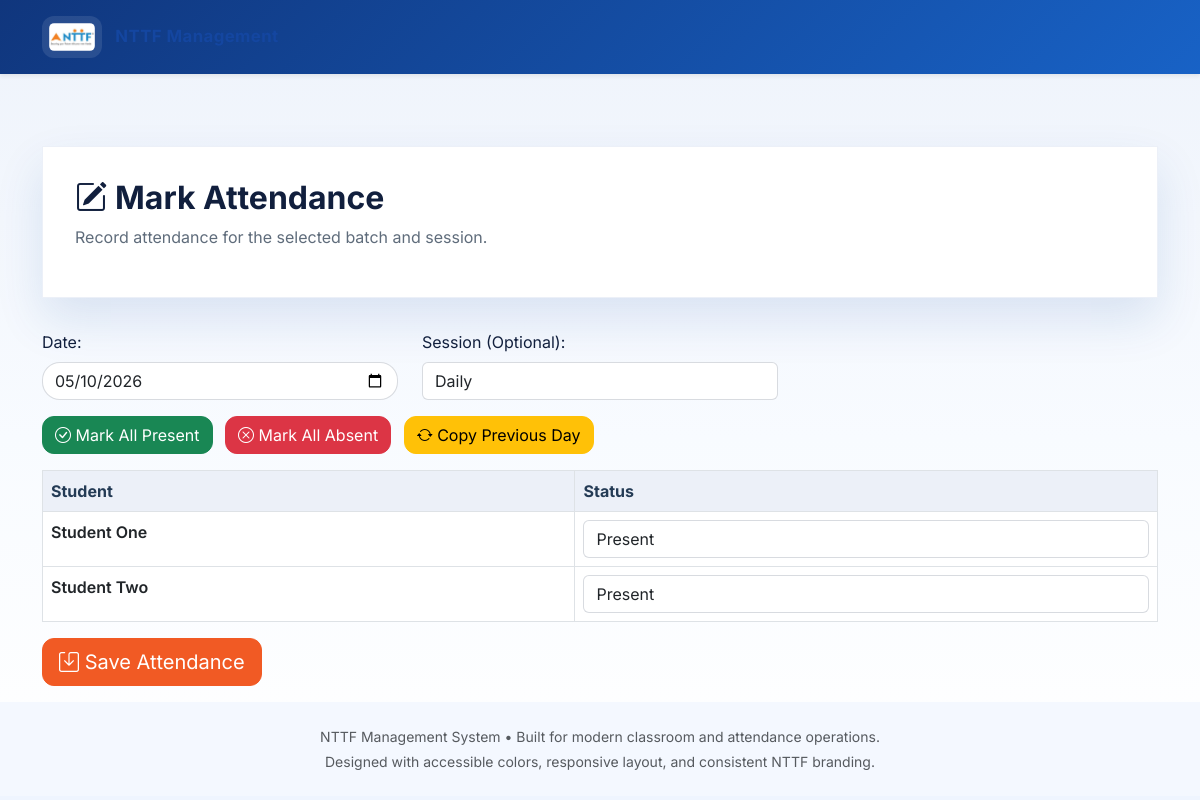
The app's page /attendance/mark/1 (signed in) with its own data.
### tables this page shows
CREATE TABLE Students (
            id INTEGER PRIMARY KEY AUTOINCREMENT,
            user_id INTEGER UNIQUE,
            name TEXT NOT NULL,
            email TEXT,
            batch_id INTEGER,
            FOREIGN KEY (user_id) REFERENCES Users(id),
            FOREIGN KEY (batch_id) REFERENCES Batches(id)
        );

### app.py (the view)
    def wrapper(*args, **kwargs):
        if 'user_id' not in session or session.get('role') not in ['admin', 'faculty']:
            flash('Faculty access required')
            return redirect(url_for('dashboard'))
        return f(*args, **kwargs)

### app.py (called while the page is built, shortened)
def faculty_required(f):
    def wrapper(*args, **kwargs):
        if 'user_id' not in session or session.get('role') not in ['admin', 'faculty']:
            flash('Faculty access required')
            return redirect(url_for('dashboard'))
        return f(*args, **kwargs)
    wrapper.__name__ = f.__name__
    return wrapper

@app.route('/attendance/mark/<int:batch_id>', methods=['GET', 'POST'])
@faculty_required
def mark_attendance(batch_id):
    date_str = request.args.get('date', datetime.now().strftime('%Y-%m-%d'))
    date = datetime.strptime(date_str, '%Y-%m-%d').date()
    session_id = request.args.get('session', None)
    if session_id:
        session_id = int(session_id)
    students = get_students(batch_id)
    existing_attendance = get_attendance(batch_id, date, session_id)
    attendance_dict = {a.student_id: a.status for a in existing_attendance}
    timeslots = get_timeslots()
    return render_template('mark_attendance.html', students=students, attendance=attendance_dict, date=date_str, session_id=session_id, timeslots=timeslots, batch_id=batch_id, user=session)

### db.py (called while the page is built)
def get_db_connection():
    db_path = os.getenv('DATABASE_URL', 'roombooking.db')
    return sqlite3.connect(db_path)

### models.py (called while the page is built)
def get_timeslots():
    conn = get_db_connection()
    cursor = conn.cursor()
    cursor.execute("SELECT id, day, period FROM TimeSlots")
    timeslots_data = cursor.fetchall()
    cursor.close()
    conn.close()
    return [TimeSlot(id=ts[0], day=ts[1], period=ts[2]) for ts in timeslots_data]

def get_students(batch_id=None):
    conn = get_db_connection()
    cursor = conn.cursor()
    if batch_id:
        cursor.execute("""
            SELECT s.id, s.user_id, s.name, s.email, s.batch_id
            FROM Students s
            WHERE s.batch_id = ?
        """, (batch_id,))
    else:
        cursor.execute("""
            SELECT s.id, s.user_id, s.name, s.email, s.batch_id
            FROM Students s
        """)
    students_data = cursor.fetchall()
    cursor.close()
    conn.close()
    return [Student(id=s[0], user_id=s[1], name=s[2], email=s[3], batch_id=s[4]) for s in students_data]

### templates/mark_attendance.html (shortened to what this page needs)
{% extends 'base.html' %}
{% block content %}
<div class="container mt-4">
    <div class="page-header">
        <h1 class="page-title"><i class="bi bi-pencil-square me-2"></i>Mark Attendance</h1>
        <p class="page-subtitle">Record attendance for the selected batch and session.</p>
    </div>
    <form method="GET" class="mb-3">
        <div class="row gy-3">
            <div class="col-md-4">
                <label for="date" class="form-label">Date:</label>
                <input type="date" id="date" name="date" value="{{ date }}" class="form-control" onchange="this.form.submit()">
            </div>
            <div class="col-md-4">
                <label for="session" class="form-label">Session (Optional):</label>
                <select id="session" name="session" class="form-select" onchange="this.form.submit()">
                    <option value="">Daily</option>
                </select>
            </div>
        </div>
    </form>
    <form method="POST">
        <div class="mb-3">
            <button type="submit" name="action" value="mark_all_present" class="btn btn-success me-2">
                <i class="bi bi-check-circle"></i> Mark All Present
            </button>
            <button type="submit" name="action" value="mark_all_absent" class="btn btn-danger me-2">
                <i class="bi bi-x-circle"></i> Mark All Absent
            </button>
            <button type="submit" name="action" value="copy_previous" class="btn btn-warning">
                <i class="bi bi-arrow-repeat"></i> Copy Previous Day
            </button>
        </div>
        <div class="table-responsive">
            <table class="table table-bordered">
                <thead class="sticky-header">
                    <tr>
                        <th>Student</th>
                        <th>Status</th>
                    </tr>
                </thead>
                <tbody>
                    {% for student in students %}
                    <tr>
                        <td>{{ student.name }}</td>
                        <td>
                            <select name="status_{{ student.id }}" class="form-select status-select" data-student-id="{{ student.id }}">
                                <option value="present" {% if attendance.get(student.id) == 'present' %}selected{% endif %}>Present</option>
                            </select>
                        </td>
                    </tr>
                    {% endfor %}
                </tbody>
            </table>
        </div>
        <button type="submit" class="btn btn-primary btn-lg">
            <i class="bi bi-save"></i> Save Attendance
        </button>
    </form>
</div>
{% endblock %}

### static/css/style.css (style rules this page uses)
:root { --brand-blue: #1446a0; --brand-blue-strong: #0d3a82; --brand-orange: #f15a24; --brand-surface: #ffffff; --brand-surface-alt: #f5f8ff; --brand-slate: #243b55; --brand-text: #111f3d; --brand-muted: #5f6c7b; --brand-shadow: 0 22px 45px rgba(20, 70, 160, 0.12); }
* { box-sizing: border-box; }
html, body { min-height: 100%; margin: 0; font-family: 'Inter', sans-serif; background: #eff5ff; color: var(--brand-text); }
body { background: linear-gradient(180deg, #eef3fb 0%, #f8fbff 55%, #ffffff 100%); }
button, .btn { border-radius: 12px; }
.card, .feature-card, .login-card, .form-control, .table { border-radius: 18px; }
.page-header { background: white; padding: 2rem; border: 1px solid rgba(20, 70, 160, 0.08); margin-bottom: 2rem; box-shadow: var(--brand-shadow); }
.page-header h1 { font-size: 2rem; font-weight: 700; }
.sticky-header { position: sticky; top: 0; z-index: 10; background: white; }
.page-subtitle { color: var(--brand-muted); margin-top: 0.5rem; }
.form-control, .form-select { box-shadow: none; border: 1px solid rgba(17, 31, 61, 0.16); background: #fff; }
.btn-primary { background: var(--brand-orange); border-color: var(--brand-orange); }
.table { background: white; }
.table thead th { background: rgba(20, 70, 160, 0.08); color: var(--brand-slate); border-bottom: none; }
.table tbody tr { border-radius: 14px; }
.status-present { color: #1f8a3e; font-weight: 600; }

### records on screen
Students: name "Student One", id "Present"
Students: name "Student Two", id "Present"
